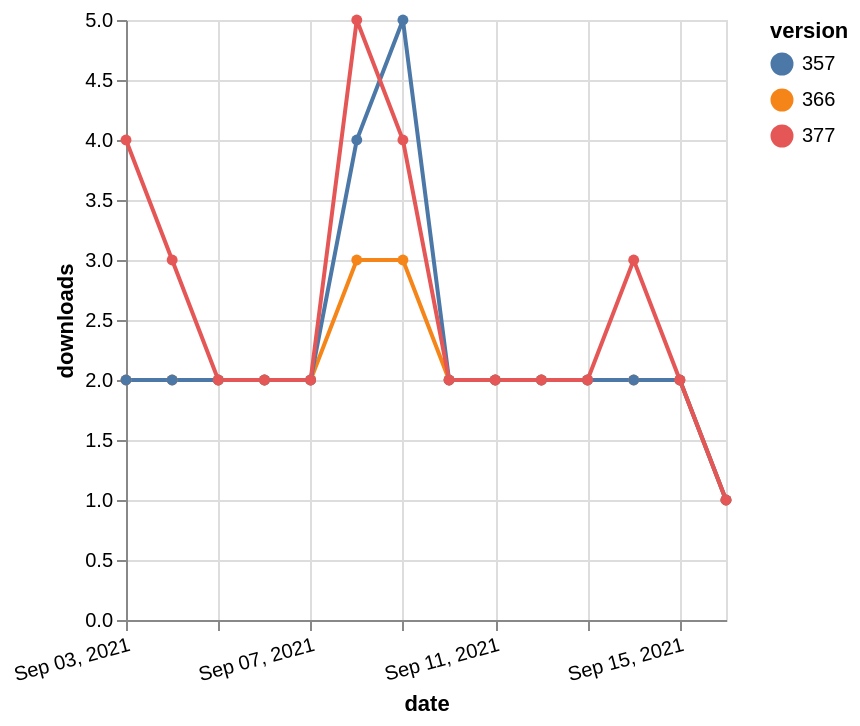

Source (Vega-Lite JSON):
### Vega-Lite specification from a JSON file in a GitHub repository (floating-point values rounded to 4 significant figures)
{"$schema": "https://vega.github.io/schema/vega-lite/v5.json", "description": "A simple bar chart with embedded data.", "data": {"values": [{"date": "2021-09-03", "total": 2278, "delta": 2, "version": "366"}, {"date": "2021-09-04", "total": 2280, "delta": 2, "version": "366"}, {"date": "2021-09-05", "total": 2282, "delta": 2, "version": "366"}, {"date": "2021-09-06", "total": 2284, "delta": 2, "version": "366"}, {"date": "2021-09-07", "total": 2286, "delta": 2, "version": "366"}, {"date": "2021-09-08", "total": 2289, "delta": 3, "version": "366"}, {"date": "2021-09-09", "total": 2292, "delta": 3, "version": "366"}, {"date": "2021-09-10", "total": 2294, "delta": 2, "version": "366"}, {"date": "2021-09-11", "total": 2296, "delta": 2, "version": "366"}, {"date": "2021-09-12", "total": 2298, "delta": 2, "version": "366"}, {"date": "2021-09-13", "total": 2300, "delta": 2, "version": "366"}, {"date": "2021-09-14", "total": 2302, "delta": 2, "version": "366"}, {"date": "2021-09-15", "total": 2304, "delta": 2, "version": "366"}, {"date": "2021-09-16", "total": 2305, "delta": 1, "version": "366"}, {"date": "2021-09-03", "total": 2823, "delta": 2, "version": "357"}, {"date": "2021-09-04", "total": 2825, "delta": 2, "version": "357"}, {"date": "2021-09-05", "total": 2827, "delta": 2, "version": "357"}, {"date": "2021-09-06", "total": 2829, "delta": 2, "version": "357"}, {"date": "2021-09-07", "total": 2831, "delta": 2, "version": "357"}, {"date": "2021-09-08", "total": 2835, "delta": 4, "version": "357"}, {"date": "2021-09-09", "total": 2840, "delta": 5, "version": "357"}, {"date": "2021-09-10", "total": 2842, "delta": 2, "version": "357"}, {"date": "2021-09-11", "total": 2844, "delta": 2, "version": "357"}, {"date": "2021-09-12", "total": 2846, "delta": 2, "version": "357"}, {"date": "2021-09-13", "total": 2848, "delta": 2, "version": "357"}, {"date": "2021-09-14", "total": 2850, "delta": 2, "version": "357"}, {"date": "2021-09-15", "total": 2852, "delta": 2, "version": "357"}, {"date": "2021-09-16", "total": 2853, "delta": 1, "version": "357"}, {"date": "2021-09-03", "total": 2074, "delta": 4, "version": "377"}, {"date": "2021-09-04", "total": 2077, "delta": 3, "version": "377"}, {"date": "2021-09-05", "total": 2079, "delta": 2, "version": "377"}, {"date": "2021-09-06", "total": 2081, "delta": 2, "version": "377"}, {"date": "2021-09-07", "total": 2083, "delta": 2, "version": "377"}, {"date": "2021-09-08", "total": 2088, "delta": 5, "version": "377"}, {"date": "2021-09-09", "total": 2092, "delta": 4, "version": "377"}, {"date": "2021-09-10", "total": 2094, "delta": 2, "version": "377"}, {"date": "2021-09-11", "total": 2096, "delta": 2, "version": "377"}, {"date": "2021-09-12", "total": 2098, "delta": 2, "version": "377"}, {"date": "2021-09-13", "total": 2100, "delta": 2, "version": "377"}, {"date": "2021-09-14", "total": 2103, "delta": 3, "version": "377"}, {"date": "2021-09-15", "total": 2105, "delta": 2, "version": "377"}, {"date": "2021-09-16", "total": 2106, "delta": 1, "version": "377"}]}, "width": "container", "mark": {"type": "line", "point": {"filled": true}}, "encoding": {"x": {"field": "date", "type": "temporal", "timeUnit": "yearmonthdate", "title": "date", "axis": {"labelAngle": -15}}, "y": {"field": "delta", "type": "quantitative", "title": "downloads"}, "color": {"field": "version", "type": "nominal"}, "tooltip": {"field": "delta"}}}
